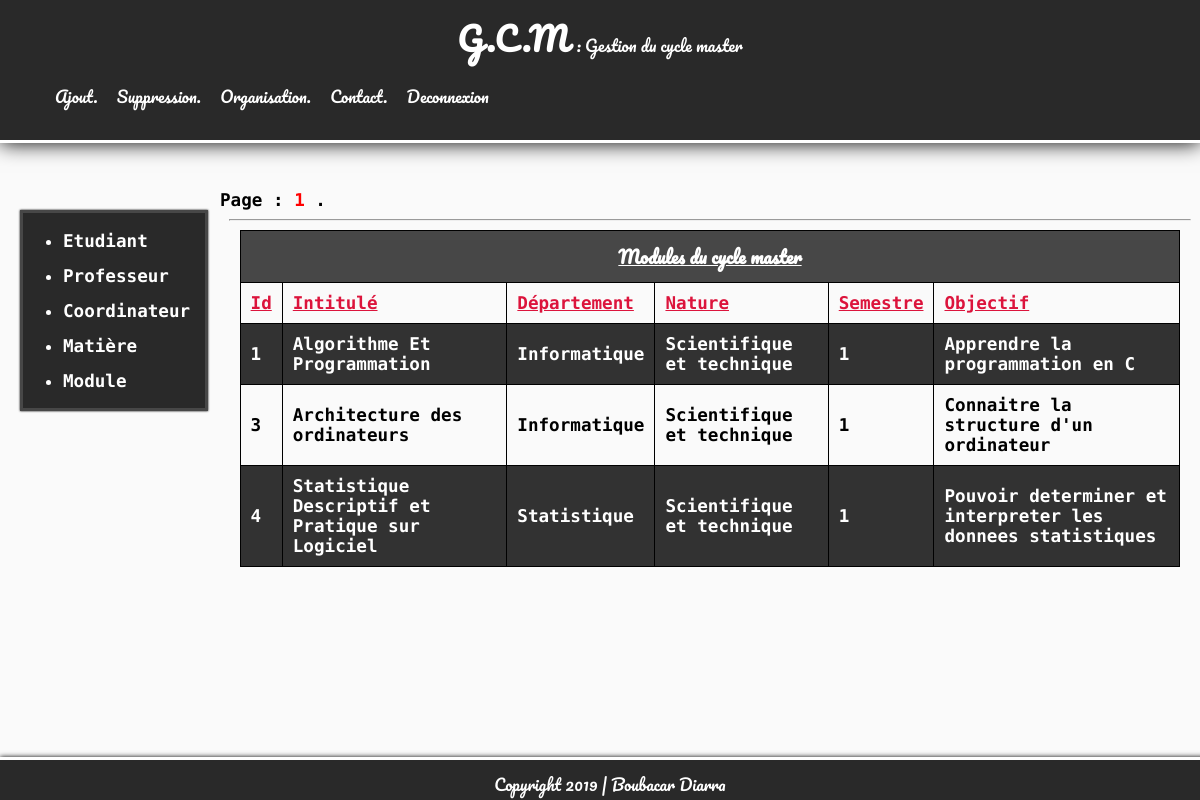
The page /views/acceuil.php?pageaffiche=module (signed in) on the database its author committed.
### tables this page shows
CREATE TABLE IF NOT EXISTS `module` (
  `id` int(5) NOT NULL AUTO_INCREMENT,
  `intitule` varchar(50) NOT NULL,
  `departement` varchar(25) NOT NULL,
  `nature` varchar(25) NOT NULL,
  `semestre` int(2) NOT NULL,
  `objectif` varchar(100) NOT NULL,
  `pre_requisPedagogique` varchar(100) DEFAULT NULL,
  `descriptif` varchar(100) NOT NULL,
  PRIMARY KEY (`id`)
);

### views/ConsultationModule.php (the view, shortened to what this page needs)
<?php
$db = ConnecToDataBase::connecToDataBaseName('gem');
$nombreDeMessageParPage = 4;
$donnee = $db->query('select count(*) as nb_message from module')->fetch();
$totalMessage = $donnee['nb_message'];
$nombreDePage = ceil($totalMessage/$nombreDeMessageParPage);
echo "Page : ";
for($i = 1; $i <= $nombreDePage; $i++)
{
    if($i != $nombreDePage)
        echo '<a class="pagination" href="http://localhost/gemProp/views/acceuil.php?pageaffiche=module&page='. $i .'"> '. $i . ' </a> , ';
    else
        echo '<a class="pagination" href="http://localhost/gemProp/views/acceuil.php?pageaffiche=module&page='. $i .'"> '. $i . ' </a> .';
}
echo "<hr/>";
if(isset($_GET['page'])){
    $page = $_GET['page'];
}
else $page = 1;
$premierMessageAAfficher = ($page-1) * $nombreDeMessageParPage;
$reponse = $db->query('select * from module limit ' . $premierMessageAAfficher .',' .$nombreDeMessageParPage);
echo '        <table>
            <caption>Modules du cycle master</caption>
            <tr>
                <th>Id</th>
                <th>Intitulé</th>
                <th>Département</th>
                <th>Nature</th>
                <th>Semestre</th>
                <th>Objectif</th>
            </tr>
';
            $i = 2;
while($donnee = $reponse->fetch())
{
        $i++;
        if($i%2 == 0)
        {
            echo '<tr>'.'<td>'.$donnee['id'].'</td>'.'<td>'.$donnee['intitule'].'</td>'.'<td>'.$donnee['departement'].'</td>'.'<td>'.$donnee['nature'].'</td>'.'<td>'.$donnee['semestre'].'</td>'.'<td>'.$donnee['objectif'].'</td>'.'</tr>';
        }
        else
        {
            echo '<tr class="ligne-noire">'.'<td>'.$donnee['id'].'</td>'.'<td>'.$donnee['intitule'].'</td>'.'<td>'.$donnee['departement'].'</td>'.'<td>'.$donnee['nature'].'</td>'.'<td>'.$donnee['semestre'].'</td>'.'<td>'.$donnee['objectif'].'</td>'.'</tr>';
        }
}
echo "</table>";
?>

### public/css/styleTest.css (style rules this page uses)
body { margin: 0px; padding: 0px; font-family: 'Source Code Pro', monospace; background-color: rgb(250, 250, 250); }
a { color: white; text-decoration: none; }
section hr { width: 98%; }
caption { text-decoration: underline; font-family: 'Pacifico', cursive; padding: 10px; border: 1px solid black; border-bottom: none; background-color: rgb(71, 71, 71); color: white; }
table { width: 96%; margin: auto; text-align: left; border-collapse: collapse; margin-bottom: 20px; color: black; }
td, th { padding: 10px; border: 1px solid black; }
th { font-weight: 700; color: crimson; text-decoration: underline; }
.ligne-noire { background-color: rgb(50, 50, 50); color: white; }
.pagination { color: red; }

### rows shown on the page
module: id "1", intitule "Algorithme Et Programmation", departement "Informatique", nature "Scientifique et technique", semestre "1", objectif "Apprendre la programmation en C"
module: id "3", intitule "Architecture des ordinateurs", departement "Informatique", nature "Scientifique et technique", semestre "1", objectif "Connaitre la structure d'un ordinateur"
module: id "4", intitule "Statistique Descriptif et Pratique sur Logiciel", departement "Statistique", nature "Scientifique et technique", semestre "1", objectif "Pouvoir determiner et interpreter les donnees statistiques"
